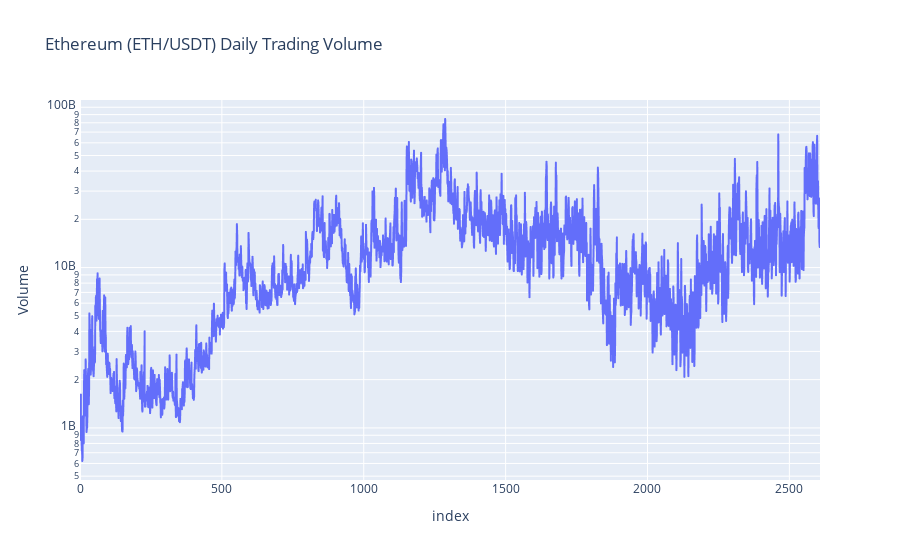

Write notebook code for a chart like this one.
### Code cell
px.line(eth_data, x=eth_data.index, y='Volume', title='Ethereum (ETH/USDT) Daily Trading Volume') #Daily trade volume is significantly higher than the price, so I used a log scale for better visualization
px.line(eth_data, x=eth_data.index, y='Volume', title='Ethereum (ETH/USDT) Daily Trading Volume').update_yaxes(type="log")

### Figure 1 — Plotly figure (JSON) as saved in the notebook; plotly's stock layout.template omitted (floating-point values rounded to 4 significant figures; data arrays with more than 128 entries replaced by an {"elided": "..."} marker saying what was removed)
{"data": [{"hovertemplate": "index=%{x}<br>Volume=%{y}<extra></extra>", "legendgroup": "", "line": {"color": "#636efa", "dash": "solid"}, "marker": {"symbol": "circle"}, "mode": "lines", "name": "", "showlegend": false, "type": "scattergl", "x": {"elided": "2609 int values"}, "xaxis": "x", "y": {"elided": "2609 int values"}, "yaxis": "y"}], "layout": {"legend": {"tracegroupgap": 0}, "title": {"text": "Ethereum (ETH/USDT) Daily Trading Volume"}, "xaxis": {"anchor": "y", "domain": [0, 1], "title": {"text": "index"}}, "yaxis": {"anchor": "x", "domain": [0, 1], "title": {"text": "Volume"}, "type": "log"}}}
